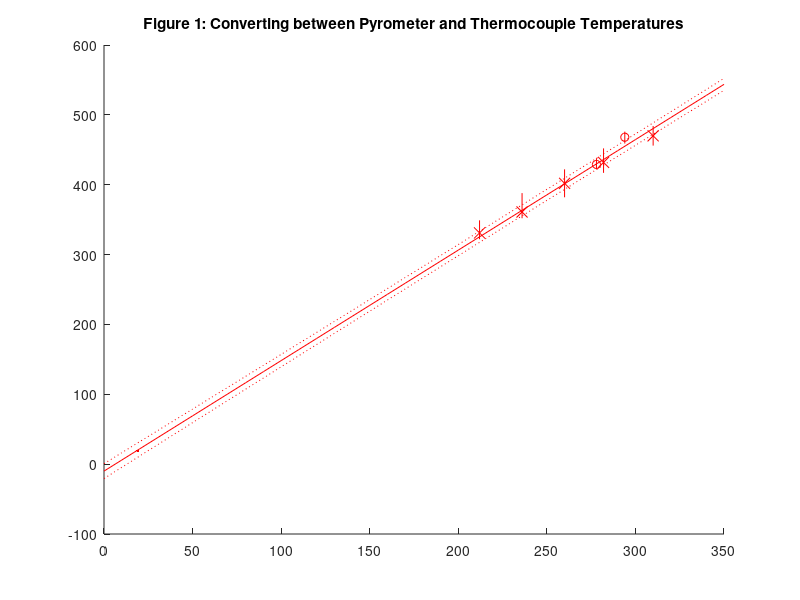

The MATLAB script that drew this image: (Note: this script raises an error after producing the figure.)
% 10th Feb 2006 Data - Comparison with pyrometer.
I1 = [1.09;2.4;4.02;5;5.52;6.03;5.99;NaN;7.14;7.68;8.53;8.545]; % Current in Amps
V1 = [0.053;0.125;0.223;0.290;0.327;0.364;0.360;NaN;0.444;0.480;0.5295;0.5265]; % Voltage in Volts
Htc1 = [026;059;121;164;187;206;212;236;260;282;311;310]; % Temp in Celcius
Hpb1 = [NaN;NaN;NaN;NaN;NaN;NaN;331;361;402;432;NaN;(456+484)/2]; % Pyrometer Temp: best
Hpl1 = [NaN;NaN;NaN;NaN;NaN;NaN;322;352;382;417;NaN;456]; % Pyrometer Temp: low bound
Hph1 = [NaN;NaN;NaN;NaN;NaN;NaN;349;388;422;452;NaN;484]; % Pyrometer Temp: high bound

% 22nd Feb 2006 Data
I2 = [4.02;4.98;5.99;5.44;4.50;4.01;3.51;5.96;6.00;8.03;7.48;5.30;6.00];
V2 = [0.215;0.280;0.350;0.313;0.249;0.217;0.186;0.350;0.353;0.502;0.461;0.304;0.353];
Htc2 = [125;170;212;191;152;130;109;212;212;294;278;186;215];
Hpb2 = [NaN;NaN;NaN;NaN;NaN;NaN;NaN;NaN;NaN;468;429;NaN;NaN];
Hpl2 = [NaN;NaN;NaN;NaN;NaN;NaN;NaN;NaN;NaN;459;422;NaN;NaN];
Hph2 = [NaN;NaN;NaN;NaN;NaN;NaN;NaN;NaN;NaN;476;438;NaN;NaN];



figure1 = figure('Color',[1 1 1], 'Visible','on');
figure(figure1);
axes1 = axes('Parent',figure1);
title(axes1, 'Figure 1: Converting between Pyrometer and Thermocouple Temperatures');
hold on
h1 = plot(axes1, Htc1, Hpb1, 'rx', 'MarkerSize',8);
plot(axes1, [Htc1 Htc1; ]', [Hpl1 Hph1]', 'r-');
h2 = plot(axes1, Htc2, Hpb2, 'ro');
plot(axes1, [Htc2 Htc2; ]', [Hpl2 Hph2]', 'r-');
% Add in a point at room temperature (19 Celcius) where the thermocouple
% can be assumed to be accurate (because it is all at the same
% temperature.)
h19 = plot(axes1, 19, 19, 'r.', 'MarkerSize',6);
[p1,S1] = polyfit([212 236 260 282 310 294 278 20], [331 361 402 432 0.5*(456+484) 468 429 20], 1);
[newy1,delta1] = polyval(p1,[0:10:350],S1);
plot(axes1, [0:10:350], newy1, 'r')
plot(axes1, [0:10:350], newy1+delta1, 'r:')
plot(axes1, [0:10:350], newy1-delta1, 'r:')
legend([h1;h2;h19], 'Pyrometer Temperature/Celcius (10th Feb)', ...
  'Pyrometer Temperature/Celcius (22nd Feb)', 'Room Temperature', 'Location','NW')
xlabel(axes1, 'Thermocouple-Measured Temperature / Celsius');
grid on
hold off

% Convert thermocouple temperatures to pyrometer temperatures.
[Hcon1,deltacon1] = polyval(p1,[Htc1],S1);
[Hcon2,deltacon2] = polyval(p1,[Htc2],S1);


figure2 = figure('Color',[1 1 1], 'Visible','on');
figure(figure2);
set(figure2,'DefaultAxesColorOrder',[1 0 0; 0 1 0; 0 0 1]);
axes2 = axes('Parent',figure2);
%title(axes2, 'Figure 2: Properties of Oven as Functions of Current');
hold on
plot(axes2, I1, [10000*V1./I1], 'bx', 'MarkerSize',8)
plot(axes2, I1, [V1*1000], 'go')
plot(axes2, I1, [Hcon1 ], 'rs')

plot(axes2, I2, [10000*V2./I2], 'bx', 'MarkerSize',8)
plot(axes2, I2, [V2*1000], 'go')
plot(axes2, I2, [Hcon2 ], 'rs')
% % % plot(axes2, [I1 I1]', [Hcon1+deltacon1 Hcon1-deltacon1]', 'r-')
% % % plot(axes2, [I2 I2]', [Hcon2+deltacon2 Hcon2-deltacon2]', 'r-')
% Fit a line to the temperature.
% Weed out any NaNs that are in the data, corresponding to missed readings.
% Also remove data for I < 2A, because we only want to work in the linear
% regime.
forFit2 = [[Hcon1;Hcon2;Hcon1+deltacon1;Hcon2+deltacon2;Hcon1-deltacon1;Hcon2-deltacon2] [I1;I2;I1;I2;I1;I2]];
forFit2 = forFit2(isfinite(forFit2(:,2)) & (forFit2(:,2)>2),:);
[p2,S2] = polyfit(forFit2(:,2), forFit2(:,1), 1);
[newy2,delta2] = polyval(p2,[2:0.001:9],S2);
plot(axes2, [2:0.001:9], newy2, 'r')
% Fit a curve to the voltage.
% Weed out any NaNs that are in the data, corresponding to missed readings.
forFit3 = [[1000*V1;1000*V2] [I1;I2]];
forFit3 = forFit3(isfinite(forFit3(:,2)),:);
[p3,S3] = polyfit(forFit3(:,2), forFit3(:,1), 2);
[newy3,delta3] = polyval(p3,[0:0.05:9],S3);
plot(axes2, [0:0.05:9], newy3, 'g')
% Fit a curve to the resistance.
% Weed out any NaNs that are in the data, corresponding to missed readings.
forFit4 = [[10000*V1./I1;10000*V2./I2] [I1;I2]];
forFit4 = forFit4(isfinite(forFit4(:,2)),:);
[p4,S4] = polyfit(forFit4(:,2), forFit4(:,1), 2);
[newy4,delta4] = polyval(p4,[0:0.05:9],S4);
% Plot voltage fit / current rather than an independent voltage fit.  Start
% at 1A to avoid divide by zero.
[newy5,delta5] = polyval(p3,[1:0.05:9],S3);
plot(axes2, [0:0.05:9], newy4, 'b')
legend('Resistance / (10^{-4} Ohms) ', 'Applied Voltage / mV', 'Temperature / Celcius', ...
        'Location','SE')
% Note that the temperature uncertainty comes from the scatter only, in the
% pyrometer/thermocouple temperature conversion.
xlabel(axes2, 'Current / A');
grid on
hold off



figure(5)
ia = 5;
ib = 7.25;
I = [2:0.001:9];
T = newy2;
% I = [I1(:)'];
% T = [Htc1(:)'];

disp('Newrun');
T = T(~isnan(I))
I = I(~isnan(I))
p = polyfit(I,T,2)
ii = linspace(ia,ib);
tt = polyval(p,ii);
T0 = 0;
plot(I,T+T0,'.',ii,tt+T0)





